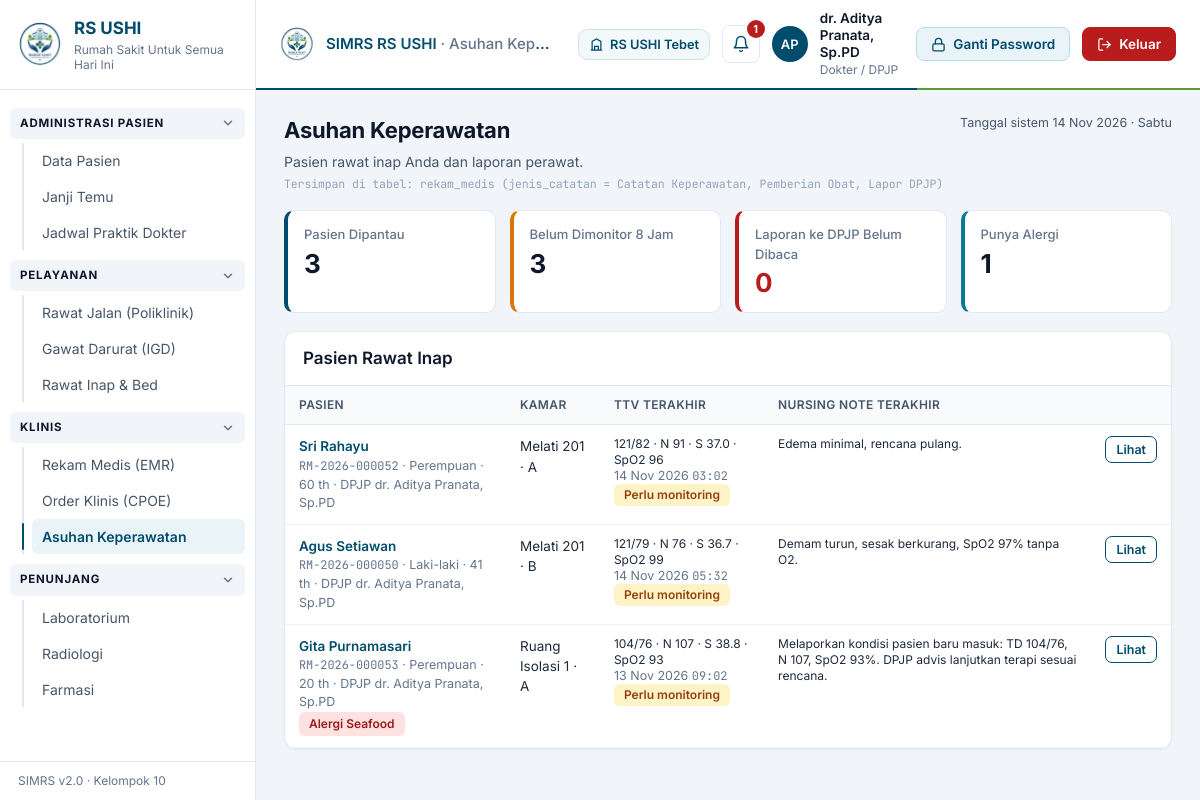
The app's page /keperawatan/keperawatan.php (signed in) with its own data.
### tables this page shows
CREATE TABLE konfigurasi_rs (
    id                  INT UNSIGNED  NOT NULL AUTO_INCREMENT PRIMARY KEY,
    kode                VARCHAR(10)   NOT NULL UNIQUE,             
    jenis               ENUM('Pusat','Cabang') NOT NULL,
    id_pusat            INT UNSIGNED  NULL,                        
    nama_rs             VARCHAR(150)  NOT NULL,                    
    singkatan           VARCHAR(30)   NOT NULL,                    
    nama_cabang         VARCHAR(60)   NOT NULL,                    
    slogan              VARCHAR(150)  NULL,
    alamat              VARCHAR(255)  NOT NULL,
    kota                VARCHAR(60)   NOT NULL,
    telepon             VARCHAR(20)   NOT NULL,                    
    telepon_igd         VARCHAR(20)   NOT NULL,
    email               VARCHAR(100)  NULL,
    kode_faskes         VARCHAR(20)   NOT NULL UNIQUE,             
    lokasi_igd          VARCHAR(100)  NOT NULL,                    
    jam_besuk           VARCHAR(100)  NOT NULL,
    batas_persetujuan_asuransi DECIMAL(12,2) NOT NULL DEFAULT 1000000,   
    aktif               TINYINT(1)    NOT NULL DEFAULT 1,
    CONSTRAINT chk_rs_batas CHECK (batas_persetujuan_asuransi >= 0),
    CONSTRAINT chk_rs_pusat CHECK ((jenis = 'Pusat' AND id_pusat IS NULL) OR (jenis = 'Cabang' AND id_pusat IS NOT NULL)),
    FOREIGN KEY (id_pusat) REFERENCES konfigurasi_rs(id)
);

CREATE TABLE kunjungan (
    id               INT UNSIGNED NOT NULL AUTO_INCREMENT PRIMARY KEY,
    id_rs            INT UNSIGNED NOT NULL,                        
    kode_booking     VARCHAR(20)  NULL UNIQUE,                     
    id_pasien        INT UNSIGNED NOT NULL,
    tanggal          DATE         NOT NULL,
    jam_janji        TIME         NULL,                            
    no_antrian       VARCHAR(10)  NULL,                            
    id_unit          INT UNSIGNED NOT NULL,                        
    id_dokter        INT UNSIGNED NOT NULL,                        
    id_jadwal        INT UNSIGNED NULL,
    id_penjamin      INT UNSIGNED NOT NULL,
    no_kartu         VARCHAR(30)  NULL,                            
    keluhan_awal     VARCHAR(255) NULL,
    jenis            ENUM('rawat_jalan','igd','rawat_inap') NOT NULL DEFAULT 'rawat_jalan',
    sumber           ENUM('Langsung','Janji Temu','Online') NOT NULL DEFAULT 'Langsung',
    status           ENUM('Menunggu Konfirmasi','Terkonfirmasi','Menunggu','Dipanggil','Selesai','Batal') NOT NULL DEFAULT 'Menunggu',
    waktu_masuk      DATETIME     NULL,                            
    catatan          VARCHAR(255) NULL,
    dibuat_oleh      INT UNSIGNED NULL,                            
    created_at       TIMESTAMP    NOT NULL DEFAULT CURRENT_TIMESTAMP,
    CONSTRAINT uq_antrian UNIQUE (tanggal, id_unit, no_antrian),
    CONSTRAINT chk_kunj_antre CHECK (status IN ('Menunggu Konfirmasi','Terkonfirmasi','Batal') OR no_antrian IS NOT NULL),
    FOREIGN KEY (id_rs)       REFERENCES konfigurasi_rs(id),
    FOREIGN KEY (id_pasien)   REFERENCES pasien(id),              
    FOREIGN KEY (id_unit)     REFERENCES unit_layanan(id),
    FOREIGN KEY (id_dokter)   REFERENCES pegawai(id),
    FOREIGN KEY (id_jadwal)   REFERENCES jadwal_pegawai(id) ON DELETE SET NULL,
    FOREIGN KEY (id_penjamin) REFERENCES penjamin(id),
    FOREIGN KEY (dibuat_oleh) REFERENCES pegawai(id) ON DELETE SET NULL
);

CREATE TABLE pasien (
    id                    INT UNSIGNED NOT NULL AUTO_INCREMENT PRIMARY KEY,
    nomor_rm              VARCHAR(20)  NOT NULL UNIQUE,            
    nama_lengkap          VARCHAR(150) NOT NULL,
    nik                   CHAR(16)     NOT NULL UNIQUE,
    tanggal_lahir         DATE         NOT NULL,
    jenis_kelamin         ENUM('L','P') NOT NULL,
    golongan_darah        ENUM('A','B','AB','O','?') NOT NULL DEFAULT '?',
    alamat                VARCHAR(255) NOT NULL,
    no_hp                 VARCHAR(15)  NOT NULL,
    no_bpjs               CHAR(13)     NULL UNIQUE,
    alergi                VARCHAR(255) NULL,
    id_rs_daftar          INT UNSIGNED NULL,                       
    dibuat_oleh           INT UNSIGNED NULL,                       
     
    username              VARCHAR(50)  NULL UNIQUE,
    password              VARCHAR(255) NULL,
    akun_aktif            TINYINT(1)   NOT NULL DEFAULT 1,
    gagal_login           TINYINT UNSIGNED NOT NULL DEFAULT 0,
    kunci_sampai          DATETIME     NULL,
    login_terakhir        DATETIME     NULL,
    created_at            TIMESTAMP    NOT NULL DEFAULT CURRENT_TIMESTAMP,
    CONSTRAINT chk_pasien_rm   CHECK (nomor_rm REGEXP '^RM-[0-9]{4}-[0-9]{6}$'),
    CONSTRAINT chk_pasien_nik  CHECK (nik REGEXP '^[0-9]{16}$'),
    CONSTRAINT chk_pasien_hp   CHECK (no_hp REGEXP '^(08|[+]628|628)[0-9]{8,11}$'),
    CONSTRAINT chk_pasien_bpjs CHECK (no_bpjs IS NULL OR no_bpjs REGEXP '^[0-9]{13}$'),
    CONSTRAINT chk_pasien_user CHECK (username IS NULL OR username REGEXP '^[a-z0-9._]{3,50}$'),
    CONSTRAINT chk_pasien_akun CHECK ((username IS NULL AND password IS NULL) OR (username IS NOT NULL AND password IS NOT NULL)),
    FOREIGN KEY (id_rs_daftar) REFERENCES konfigurasi_rs(id) ON DELETE SET NULL,
    FOREIGN KEY (dibuat_oleh)  REFERENCES pegawai(id) ON DELETE SET NULL
);

### keperawatan/keperawatan.php (the view, shortened to what the rows shown need)
<?php
wajib_akses('keperawatan');
$pdo = getPDO();
$perawat = role_is('perawat') && boleh('keperawatan', true);
    ?>
    <?php tampil_footer();
$CK = "c.id_kunjungan = ku.id AND c.jenis_catatan IN ('Catatan Keperawatan','Pemberian Obat','Lapor DPJP')";
$rows = $pdo->query("SELECT ku.id, ku.id_rs, p.nomor_rm, p.nama_lengkap, p.jenis_kelamin, p.tanggal_lahir, p.alergi, ra.tanggal_masuk, b.kode_bed, km.nama AS nomor, u.nama_lengkap AS dpjp,
        (SELECT CONCAT(COALESCE(c.tekanan_darah,'-'), ' · N ', COALESCE(c.nadi,'-'), ' · S ', COALESCE(c.suhu,'-'), ' · SpO2 ', COALESCE(c.spo2,'-')) FROM rekam_medis c WHERE c.id_kunjungan = ku.id AND c.jenis_catatan = 'Catatan Keperawatan' ORDER BY c.waktu_catat DESC, c.id DESC LIMIT 1) AS ttv,
        (SELECT c.waktu_catat FROM rekam_medis c WHERE $CK ORDER BY c.waktu_catat DESC, c.id DESC LIMIT 1) AS terakhir,
        (SELECT c.catatan FROM rekam_medis c WHERE $CK ORDER BY c.waktu_catat DESC, c.id DESC LIMIT 1) AS note,
        (SELECT COUNT(*) FROM rekam_medis c WHERE c.id_kunjungan = ku.id AND c.jenis_catatan = 'Lapor DPJP' AND c.dibaca_dpjp = 0) AS lapor
    FROM rawat_inap ra JOIN kunjungan ku ON ku.id = ra.id_kunjungan JOIN pasien p ON p.id = ku.id_pasien JOIN bed b ON b.id = ra.id_bed JOIN unit_layanan km ON km.id = b.id_unit
    JOIN pegawai u ON u.id = ra.id_dokter WHERE ra.status = 'Aktif'" . (role_is('dokter') ? ' AND ra.id_dokter = ' . (int) uid() : sql_rs('ku.id_rs')) . " ORDER BY km.nama, b.kode_bed")->fetchAll();
$batas = date('Y-m-d H:i:s', time() - 8 * 3600);
tampil_header('Asuhan Keperawatan', role_is('dokter') ? 'Pasien rawat inap Anda dan laporan perawat.' : 'Pasien rawat inap yang dipantau. Monitoring minimal satu kali per sif (8 jam).');
?>
<div class="card"><div class="card-head"><h3>Pasien Rawat Inap</h3></div><div class="tbl-wrap"><table class="tbl"><thead><tr><th>Pasien</th><th>Kamar</th><th>TTV Terakhir</th><th>Nursing Note Terakhir</th><th class="num"></th></tr></thead><tbody>
<?php foreach ($rows as $r): ?>
  <tr><td><b class="pname"><?= aman($r['nama_lengkap']) ?></b><div class="muted"><?= aman($r['nomor_rm']) ?> · <?= jk($r['jenis_kelamin']) ?> · <?= umur($r['tanggal_lahir']) ?> · DPJP <?= aman($r['dpjp']) ?></div>
    <?= $r['alergi'] ? '<span class="badge badge-red">Alergi ' . aman($r['alergi']) . '</span> ' : '' ?><?= $r['lapor'] ? '<span class="badge badge-red">Lapor DPJP belum dibaca</span>' : '' ?></td>
    <td><?= aman($r['nomor']) ?> · <?= aman($r['kode_bed']) ?></td>
    <td class="text-xs"><?= aman($r['ttv'] ?: 'Belum ada') ?><div class="muted"><?= tgl_jam($r['terakhir']) ?></div><?= (!$r['terakhir'] || $r['terakhir'] < $batas) ? '<span class="badge badge-amber">Perlu monitoring</span>' : '' ?></td>
    <td class="text-xs"><?= aman(mb_substr((string) $r['note'], 0, 110)) ?></td>
    <td class="num"><a href="?id=<?= $r['id'] ?>" class="btn btn-primary btn-sm"><?= $perawat ? 'Pengkajian / Monitoring' : 'Lihat' ?></a></td></tr>
<?php endforeach; ?></tbody></table></div></div>
<?php tampil_footer();

### includes/layout.php (shortened to what the rows shown need)
<?php
function hitung_notifikasi(): array
{
    $pdo = getPDO();
    $q = fn(string $sql, array $p = []) => (function () use ($pdo, $sql, $p) {
        $s = $pdo->prepare($sql);
        $s->execute($p);
        return (int) $s->fetchColumn();
    })();
    try {
        switch (role()) {
            case 'dokter':
                return ['Laporan perawat belum dibaca' => [$q("SELECT COUNT(*) FROM rekam_medis c JOIN rawat_inap r ON r.id_kunjungan=c.id_kunjungan WHERE c.jenis_catatan='Lapor DPJP' AND c.dibaca_dpjp=0 AND r.status='Aktif' AND r.id_dokter=?", [uid()]), 'rawat_inap/ranap.php', 'rawat_inap'],
                        'Pasien siap diperiksa' => [$q("SELECT COUNT(*) FROM kunjungan WHERE tanggal=CURDATE() AND status='Dipanggil' AND id_dokter=?", [uid()]), 'rawat_jalan/antrian.php', 'rawat_jalan']];
        }
    } catch (Throwable $e) {
    }
    return [];
}
function menu_aktif(string $item_url): bool
{
    $path = parse_url($item_url, PHP_URL_PATH);
    $script = str_replace('\\', '/', $_SERVER['SCRIPT_NAME'] ?? '');
    if (!str_ends_with($script, '/' . $path)) return false;
    return true;
}
function tampil_header(string $judul, string $sub = '', string $aksi = ''): void
{
    $u = user();
    $nama_rs = konfig('nama_rs', null, 'Rumah Sakit Untuk Semua Hari Ini');
    $singkat = konfig('singkatan', null, 'RS USHI');
    $notif = $u ? hitung_notifikasi() : [];
    $total_notif = array_sum(array_column($notif, 0));
    ?>
<!DOCTYPE html>
<html lang="id">
<head>
<script src="https://cdn.tailwindcss.com"></script>
<link rel="stylesheet" href="<?= url('assets/app.css') ?>">
</head>
<body class="app-body">
<?php if ($u): ?>
<aside id="sidebar" class="sidebar">
    <a href="<?= url(BERANDA_ROLE[role()] ?? 'dashboard.php') ?>" class="side-brand">
        <img src="<?= url('assets/logo.png') ?>" alt="Logo <?= aman($singkat) ?>">
        <div><b><?= aman($singkat) ?></b><small><?= aman($nama_rs) ?></small></div>
    </a>
    <nav class="side-nav">
    <?php foreach (MENU as $grup => $items):
        $tampil = array_filter($items, fn($i) => ($i[0] === '*' && role_is('admin')) || ($i[0] !== '*' && boleh($i[0], !empty($i[3]))));
        if (!$tampil) continue; ?>
        <?php if ($grup === 'Utama'): foreach ($tampil as $i): ?>
            <a href="<?= url($i[2]) ?>" class="side-home<?= menu_aktif($i[2]) ? ' active' : '' ?>"><?= aman($i[1]) ?></a>
        <?php endforeach; else: ?>
        <details class="side-sec" open>
            <summary class="side-group"><span><?= aman($grup) ?></span><svg width="14" height="14" viewBox="0 0 24 24" fill="none" stroke="currentColor" stroke-width="2.5" stroke-linecap="round" stroke-linejoin="round" aria-hidden="true"><path d="m6 9 6 6 6-6"/></svg></summary>
            <div class="side-items">
            <?php foreach ($tampil as $i): ?>
                <a href="<?= url($i[2]) ?>" class="side-link<?= menu_aktif($i[2]) ? ' active' : '' ?>"><?= aman($i[1]) ?></a>
            <?php endforeach; ?>
            </div>
        </details>
        <?php endif; ?>
    <?php endforeach; ?>
    </nav>
    <div class="side-foot">SIMRS v2.0 · Kelompok 10</div>
</aside>
<div class="shell">
<header class="topbar no-print">
    <div class="flex items-center gap-3 min-w-0">
        <img src="<?= url('assets/logo.png') ?>" class="top-logo" alt="">
        <div class="top-title">SIMRS <?= aman($singkat) ?><span class="hidden md:inline"> · <?= aman($judul) ?></span></div>
    </div>
    <?php if (($u['jenis'] ?? '') === 'pegawai'): ?>
    <?php if (lintas_cabang()): ?>
        <form method="get" class="cabang-pilih" title="Cabang yang ditampilkan">
            <?php foreach ($_GET as $gk => $gv) if ($gk !== '_rs' && is_string($gv)) echo '<input type="hidden" name="' . aman($gk) . '" value="' . aman($gv) . '">'; ?>
            <svg width="15" height="15" viewBox="0 0 24 24" fill="none" stroke="currentColor" stroke-width="2" aria-hidden="true"><path d="M3 21h18M5 21V7l7-4 7 4v14M9 21v-6h6v6"/></svg>
            <select name="_rs" onchange="this.form.submit()" aria-label="Pilih cabang"><?= opsi([0 => 'Semua cabang'] + array_map(fn($c) => $c['singkatan'] . ' ' . $c['nama_cabang'] . ($c['jenis'] === 'Pusat' ? ' (Pusat)' : ''), daftar_cabang()), rs_aktif()) ?></select>
        </form>
    <?php else: ?>
        <span class="cabang-pilih" title="Cabang tempat Anda bertugas"><svg width="15" height="15" viewBox="0 0 24 24" fill="none" stroke="currentColor" stroke-width="2" aria-hidden="true"><path d="M3 21h18M5 21V7l7-4 7 4v14M9 21v-6h6v6"/></svg><?= aman(nama_cabang(rs_user())) ?></span>
    <?php endif; endif; ?>
    <div class="flex items-center gap-2 sm:gap-3">
        <details class="notif">
            <summary title="Notifikasi" aria-label="Notifikasi"><svg width="18" height="18" viewBox="0 0 24 24" fill="none" stroke="currentColor" stroke-width="2" stroke-linecap="round" stroke-linejoin="round" aria-hidden="true"><path d="M6 8a6 6 0 0 1 12 0c0 7 3 9 3 9H3s3-2 3-9"/><path d="M10.3 21a1.94 1.94 0 0 0 3.4 0"/></svg><?php if ($total_notif): ?><span class="bubble"><?= $total_notif ?></span><?php endif; ?></summary>
        </details>
        <div class="avatar"><?= aman(inisial($u['nama'])) ?></div>
        <div class="identity hidden sm:block"><b><?= aman($u['nama']) ?></b><small><?= aman($u['role_nama']) ?></small></div>
        <a href="<?= url('password.php') ?>" class="btn btn-akun hidden lg:inline-flex"><svg width="15" height="15" viewBox="0 0 24 24" fill="none" stroke="currentColor" stroke-width="2" stroke-linecap="round" stroke-linejoin="round" aria-hidden="true"><rect x="3" y="11" width="18" height="11" rx="2"/><path d="M7 11V7a5 5 0 0 1 10 0v4"/></svg>Ganti Password</a>
        <a href="<?= url('logout.php') ?>" class="btn btn-keluar" data-confirm-link="Keluar dari SIMRS?"><svg width="15" height="15" viewBox="0 0 24 24" fill="none" stroke="currentColor" stroke-width="2" stroke-linecap="round" stroke-linejoin="round" aria-hidden="true"><path d="M9 21H5a2 2 0 0 1-2-2V5a2 2 0 0 1 2-2h4"/><path d="M16 17l5-5-5-5"/><path d="M21 12H9"/></svg>Keluar</a>
    </div>
</header>
<main class="content">
<?php endif; ?>
    <div class="page-head no-print">
        <div>
            <h1><?= aman($judul) ?></h1>
        </div>
    </div>
    <?php endforeach; ?></div><?php endif;
}
function tampil_footer(): void
{
    ?>
</main>
</div>
</body>
</html>
<?php
}

### records on screen
konfigurasi_rs: singkatan "RS USHI", nama_rs "Rumah Sakit Untuk Semua Hari Ini", aman(nama_cabang(rs_user())) "RS USHI Tebet"
kunjungan: id_pasien.nama_lengkap "Sri Rahayu", id_pasien.jenis_kelamin "Perempuan", id_pasien.tanggal_lahir "60 th", dpjp "dr. Aditya Pranata, Sp.PD", nomor "Melati 201", kode_bed "A", ttv "121/82 · N 91 · S 37.0 · SpO2 96", terakhir "14 Nov 2026", note "Edema minimal, rencana pulang."
kunjungan: id_pasien.nama_lengkap "Agus Setiawan", id_pasien.jenis_kelamin "Laki-laki", id_pasien.tanggal_lahir "41 th", dpjp "dr. Aditya Pranata, Sp.PD", nomor "Melati 201", kode_bed "B", ttv "121/79 · N 76 · S 36.7 · SpO2 99", terakhir "14 Nov 2026", note "Demam turun, sesak berkurang, SpO2 97% tanpa O2."
kunjungan: id_pasien.nama_lengkap "Gita Purnamasari", id_pasien.jenis_kelamin "Perempuan", id_pasien.tanggal_lahir "20 th", dpjp "dr. Aditya Pranata, Sp.PD", id_pasien.alergi "Seafood", nomor "Ruang Isolasi 1", kode_bed "A", ttv "104/76 · N 107 · S 38.8 · SpO2 93", terakhir "13 Nov 2026", note "Melaporkan kondisi pasien baru masuk: TD 104/76, N 107, SpO2 93%. DPJP advis lanjutkan terapi sesuai rencana."

### other values on screen
aman($grup) "ADMINISTRASI PASIEN"
aman($i[1]) "Data Pasien"
aman($i[1]) "Janji Temu"
aman($i[1]) "Jadwal Praktik Dokter"
aman($grup) "PELAYANAN"
aman($i[1]) "Rawat Jalan (Poliklinik)"
aman($i[1]) "Gawat Darurat (IGD)"
aman($i[1]) "Rawat Inap & Bed"
aman($grup) "KLINIS"
aman($i[1]) "Rekam Medis (EMR)"
aman($i[1]) "Order Klinis (CPOE)"
aman($i[1]) "Asuhan Keperawatan"
aman($grup) "PENUNJANG"
aman($i[1]) "Laboratorium"
aman($i[1]) "Radiologi"
